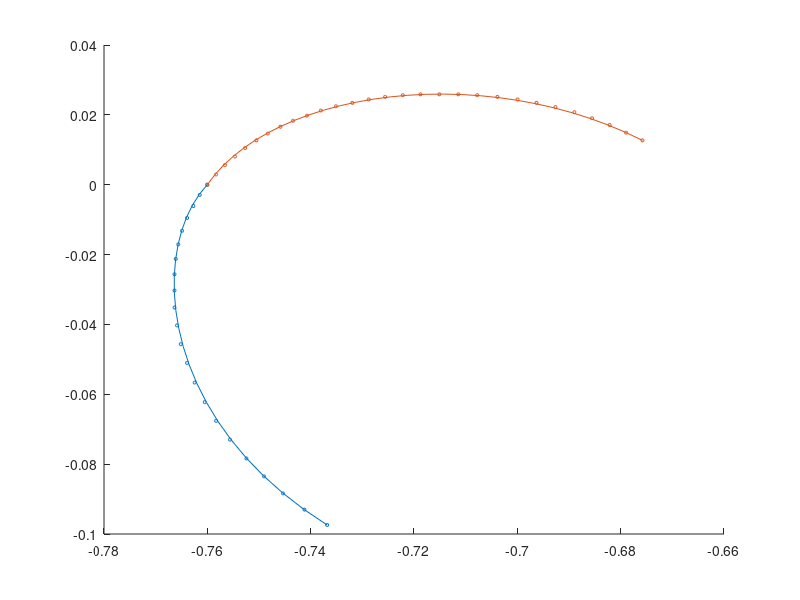

MATLAB code for this plot:
x = [-3018, -3036, -3053, -3068, -3082, -3095, -3106, -3115, -3123, -3129, -3134, -3137, -3139, -3139, -3139, -3138, -3136, -3133, -3129, -3124, -3119, -3113, -3106, -3099, -3091, -3083, -3074, -3065, -3055, -3045, -3034, -3023, -3011, -2998, -2985, -2972, -2958, -2944, -2929, -2914, -2899, -2883, -2867, -2852, -2837, -2822, -2808, -2794, -2781, -2768];
y = [-399, -381, -362, -342, -321, -299, -277, -255, -232, -209, -187, -165, -144, -124, -105, -87, -70, -54, -39, -25, -12, 0, 12, 23, 33, 43, 52, 60, 68, 75, 81, 87, 92, 96, 100, 103, 105, 106, 106, 106, 105, 103, 100, 96, 91, 85, 78, 70, 61, 52];
x = x / 4096;
y = y / 4096;
x0 = x(1:22);
y0 = y(1:22);
x1 = x(22:end);
y1 = y(22:end);

hold off
scatter(x0, y0, 5);
hold on
scatter(x1, y1, 5);

t = linspace(0, 1, length(x0));
r = (t-t(1)).*(t-t(end));
T = [ones(1, length(x0) - 2); t(2:end-1);]';

mx = (x0(end)-x0(1)) / (t(end)-t(1));
qx = x0(1) - mx*t(1);
fx = mx*t + qx;

X = (x0(2:end-1) - fx(2:end-1)) ./ r(2:end-1);
cx = (T'*T)^-1 * T' * X';
px0 = qx;
px1 = (mx - cx(1) + 3*px0) / 3;
px2 = (cx(1) - cx(2) - 3*px0 + 6*px1) / 3;
px3 = cx(2) + px0 - 3*px1 + 3*px2;

my = (y0(1)-y0(end)) / (t(1)-t(end));
qy = y0(1) - my*t(1);
fy = my*t + qy;

Y = (y0(2:end-1) - fy(2:end-1)) ./ r(2:end-1);
cy = (T'*T)^-1 * T' * Y';
py0 = qy;
py1 = (my - cy(1) + 3*py0) / 3;
py2 = (cy(1) - cy(2) - 3*py0 + 6*py1) / 3;
py3 = cy(2) + py0 - 3*py1 + 3*py2;

fitx = (cx(1) + cx(2)*t) .* r + fx;
fity = (cy(1) + cy(2)*t) .* r + fy;
plot(fitx, fity);

t = linspace(0, 1, length(x1));
r = (t-t(1)).*(t-t(end));
T = [ones(1, length(x1) - 2); t(2:end-1);]';

mx = (x1(end)-x1(1)) / (t(end)-t(1));
qx = x1(1) - mx*t(1);
fx = mx*t + qx;

X = (x1(2:end-1) - fx(2:end-1)) ./ r(2:end-1);
cx = (T'*T)^-1 * T' * X';
px0 = qx;
px1 = (mx - cx(1) + 3*px0) / 3;
px2 = (cx(1) - cx(2) - 3*px0 + 6*px1) / 3;
px3 = cx(2) + px0 - 3*px1 + 3*px2;

my = (y1(1)-y1(end)) / (t(1)-t(end));
qy = y1(1) - my*t(1);
fy = my*t + qy;

Y = (y1(2:end-1) - fy(2:end-1)) ./ r(2:end-1);
cy = (T'*T)^-1 * T' * Y';
py0 = qy;
py1 = (my - cy(1) + 3*py0) / 3;
py2 = (cy(1) - cy(2) - 3*py0 + 6*py1) / 3;
py3 = cy(2) + py0 - 3*py1 + 3*py2;

fitx = (cx(1) + cx(2)*t) .* r + fx;
fity = (cy(1) + cy(2)*t) .* r + fy;
plot(fitx, fity);


